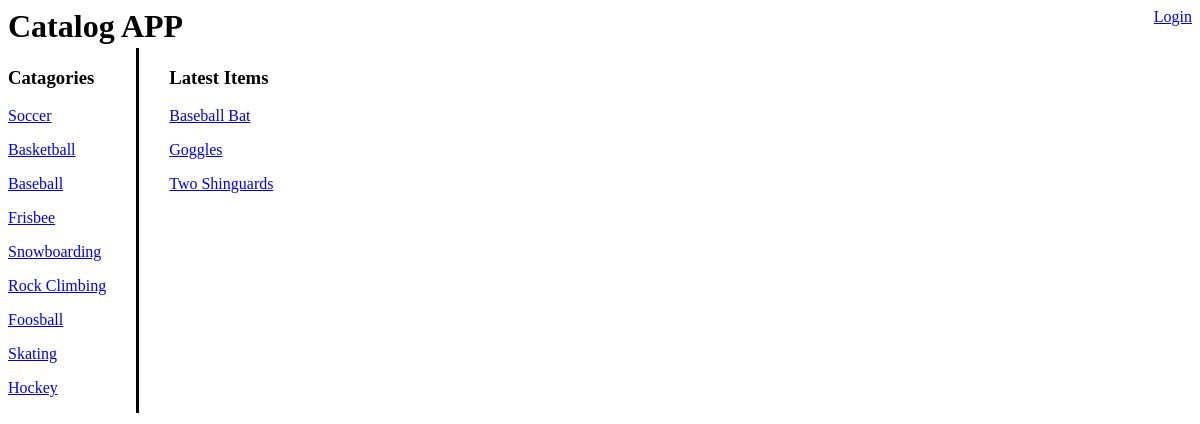
Page /catalog/ on the committed database.
### catalog_Db.py (models this page shows, shortened)
class Catalog(Base):
    __tablename__ = 'catalog'
    id = Column(Integer, primary_key=True)
    name = Column(String(250), nullable=False)
    user_id = Column(Integer, ForeignKey('user.id'))
    user = relationship(User)

class CatalogItems(Base):
    __tablename__ = 'CatalogItems'
    id = Column(Integer, primary_key=True)
    name = Column(String(250), nullable=False)
    description = Column(String(500))
    userEmail = Column(String(250))
    catalog_id = Column(Integer, ForeignKey('catalog.id'))
    catalog = relationship(Catalog)
    user_id = Column(Integer, ForeignKey('user.id'))
    user = relationship(User)

### catalogProject.py (the view)
@app.route('/')
@app.route('/catalog/')
def catalog():
    catalog = session.query(Catalog).all()
    items = session.query(
                          CatalogItems).order_by(
                          CatalogItems.id.desc()).limit(8)
    if 'username' not in login_session:
        return render_template('publicCatalog.html',
                               catalog=catalog, items=items)
    else:
        return render_template('catalog.html', catalog=catalog, items=items)

### templates/PublicCatalog.html
<html>
    <head>
        <link rel="stylesheet" type="text/css" href="{{ url_for('static', filename='appStyles.css') }}">
    </head>
    <body>
        <div class="topBar">
            <h1>Catalog APP</h1>
            <a id="login" href="{{url_for('showLogin')}}">Login</a>
        </div>
        <div id="leftSide">
            <h3> Catagories </h3>
            {% for c in catalog %}
                <a href="{{ url_for('catalogItems', catalog_id = c.id)}}"> <p>{{c.name}}</p> </a>
            {% endfor %}
        </div>
        <div id="rightSide">
            <h3> Latest Items</h3>
            {% for i in items %}
              <a href="{{url_for('itemInfo', catalog_id = i.catalog_id, catalogItem_id = i.id)}}"> <p>{{i.name}}</p> </a>
            {% endfor %}
        </div>
    </body>
</html>

### static/appStyles.css (style rules this page uses)
.topBar { width: 100%; height: 40px; }
#leftSide { float: left; padding-right: 30px; border-right: solid; }
#rightSide { float: left; padding-left: 30px; }
#login { float: right; }
h1 { float: left; margin: 0; vertical-align: top; width: 200px; }

### rows in the picture
Catalog: name "Soccer"
Catalog: name "Basketball"
Catalog: name "Baseball"
Catalog: name "Frisbee"
Catalog: name "Snowboarding"
Catalog: name "Rock Climbing"
Catalog: name "Foosball"
Catalog: name "Skating"
Catalog: name "Hockey"
CatalogItems: name "Baseball Bat"
CatalogItems: name "Goggles"
CatalogItems: name "Two Shinguards"
